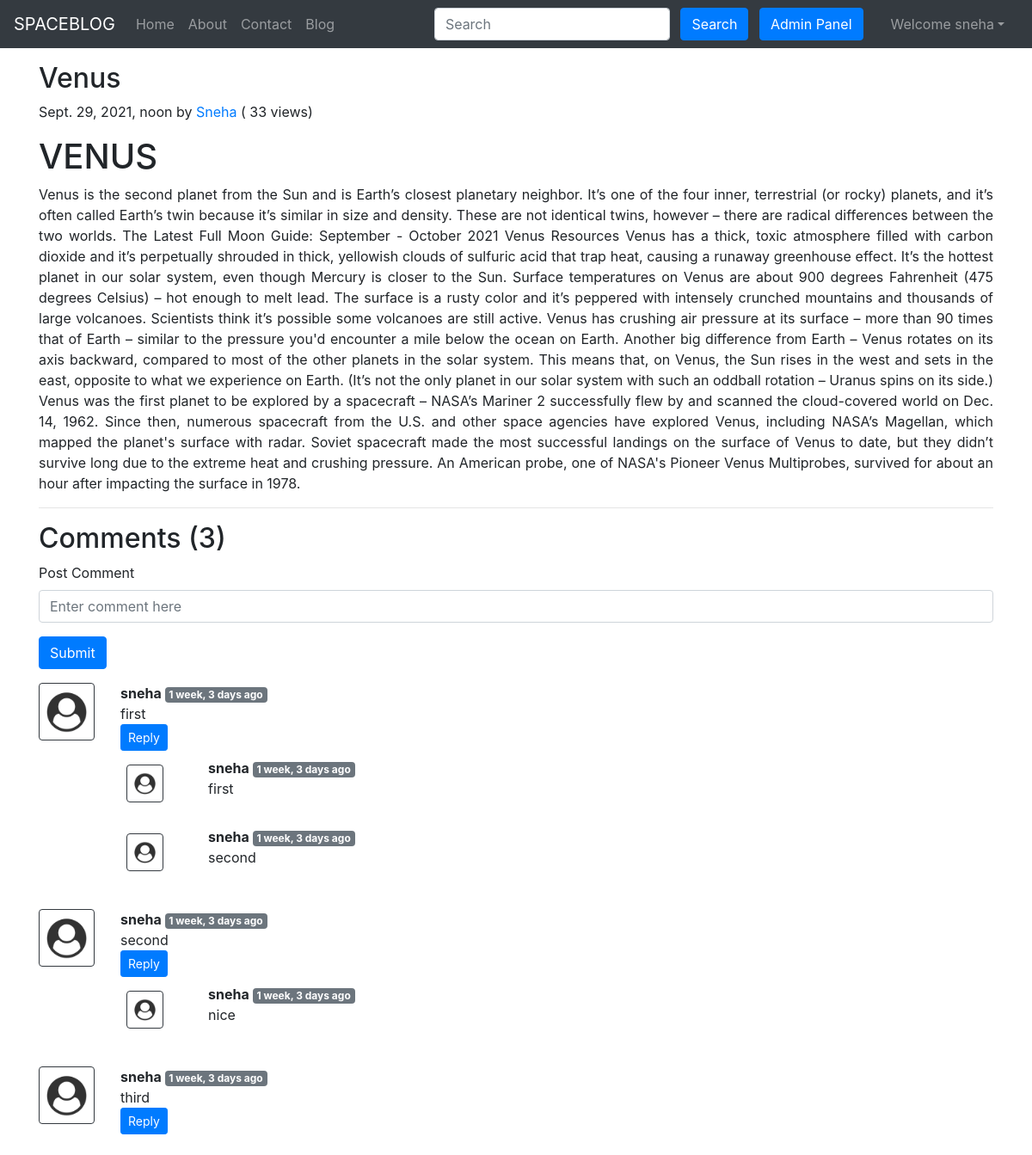
The app's page /blog/dsnnvkj (signed in) with its own data.
### blog/models.py (models this page shows, shortened)
class Post(models.Model):
    sno=models.AutoField(primary_key=True)
    title=models.CharField(max_length=255)
    author=models.CharField(max_length=14)
    slug=models.CharField(max_length=130)
    views= models.IntegerField(default=0)
    timeStamp=models.DateTimeField(blank=True)
    thumbnail = models.ImageField(upload_to='static/images', default="")
    content=models.TextField()
    material=models.TextField(default="")

class BlogComment(models.Model):
    sno= models.AutoField(primary_key=True)
    comment=models.TextField()
    user=models.ForeignKey(User, on_delete=models.CASCADE)
    post=models.ForeignKey(Post, on_delete=models.CASCADE)
    parent=models.ForeignKey('self',on_delete=models.CASCADE, null=True )
    timestamp= models.DateTimeField(default=now)

### blog/views.py (the view)
# urls.py: path('<str:slug>', views.blogPost, name="blogPost"),
def blogPost(request, slug):
    post=Post.objects.filter(slug=slug).first()
    post.views= post.views +1
    post.save()
    comments= BlogComment.objects.filter(post=post, parent=None)
    replies= BlogComment.objects.filter(post=post).exclude(parent=None)
    replyDict={}
    for reply in replies:
        if reply.parent.sno not in replyDict.keys():
            replyDict[reply.parent.sno]=[reply]
        else:
            replyDict[reply.parent.sno].append(reply)
    context={'post':post, 'comments': comments, 'user': request.user, 'replyDict': replyDict}
    return render(request, "blog/blogPost.html", context)

### blog/templatetags/extras.py (called while the page is built)
@register.filter(name='get_val')
def get_val(dict, key):
    return dict.get(key)

### templates/blog/blogPost.html (shortened to what this page needs)
{% extends 'base.html' %}
    {% load static %}
{% block body %}
{% load humanize %}
{% load extras %}
<div class="container my-3">
    <h2 class="blog-post-title">{{post.title}}</h2>
    <p class="blog-post-meta">{{post.timeStamp}} by <a href="/about">{{post.author}}</a> (<span > {{post.views}} views</span>)</p>
    <p>{{post.content|safe}}</p>
    <hr>
</div>
<div class="container">
    <h2> Comments ({{comments.count}}) </h2>
    <div class="my-2">
        {% if user.is_authenticated %}
        <form action="/blog/postComment" method="post">
            <div class="form-group">
                <label for="exampleInputEmail1">Post Comment </label>
                <input type="text" class="form-control" name="comment" placeholder="Enter comment here">
            </div>
            <button type="submit" class="btn btn-primary">Submit</button>
        </form>
        {% else %}
        Please login to post a comment
        {% endif %}
    </div>
    {% for comment in comments %}
    <div class="row my-3">
        <div class="col-md-1  ">
            <img class="rounded mx-auto d-block w-100 border border-dark p-2" src="/static/img/user.png" alt="user">
        </div>
        <div class="col-md-11 ">
            <b> {{comment.user.username}} </b> <span class="badge badge-secondary ">{{comment.timestamp| naturaltime}}</span>
            <div>{{comment.comment}}</div>
            <div class="reply mx-0">
                {% if user.is_authenticated %}
                <button class="btn btn-sm btn-primary" type="button" data-toggle="collapse" data-target="#replyBox{{comment.sno}}" aria-expanded="false" aria-controls="replyBox{{comment.sno}}">
                    Reply
                </button>
                {% else %}
                <button class="btn btn-sm btn-primary" type="button" data-toggle="collapse" data-target="#replyBox{{comment.sno}}" aria-expanded="false" aria-controls="replyBox{{comment.sno}}">
                    Login to reply
                </button>
                {% endif %}
                <div class="replies my-2 ">
                    {% for reply in replyDict|get_val:comment.sno %}
                    <div class="row my-2">
                        <div class="col-md-1 ">
                            <img class="rounded mx-auto d-block w-75 my-2 border border-dark p-2" src="/static/img/user.png" alt="user">
                        </div>
                        <div class="col-md-11">
                            <div class="col-md-11 ">
                                <b> {{reply.user.username}} </b> <span class="badge badge-secondary ">{{reply.timestamp| naturaltime}}</span>
                                <div>{{reply.comment}}</div>
                            </div>
                            <br>
                        </div>
                    </div>
                    {% endfor %}
                </div>
            </div>
        </div>
    </div>
    {% endfor %}
</div>
{% endblock %}

### templates/base.html (shortened to what this page needs)
<!doctype html>
<html lang="en">
  <head>
    <link rel="stylesheet" href="https://stackpath.bootstrapcdn.com/bootstrap/4.5.2/css/bootstrap.min.css">
  </head>
  <body>
    <nav class="navbar navbar-expand-lg navbar-dark bg-dark">
        <a class="navbar-brand" href="/">SPACEBLOG</a>
        <div class="collapse navbar-collapse" id="navbarSupportedContent">
          <ul class="navbar-nav mr-auto">
            <li class="nav-item {% block homeactive %}  {% endblock homeactive %}">
              <a class="nav-link" href="/">Home <span class="sr-only">(current)</span></a>
            </li>
            <li class="nav-item {% block aboutactive %}  {% endblock aboutactive %}" >
              <a class="nav-link" href="/about">About</a>
            </li>
            <li class="nav-item {% block contactactive %}  {% endblock contactactive %} ">
              <a class="nav-link" href="/contact">Contact</a>
            </li>
            <li class="nav-item {% block blogactive %}  {% endblock blogactive %} ">
              <a class="nav-link" href="/blog">Blog</a>
            </li>
          </ul>
          <div class="ml-auto form-inline ">
          <form method="get" action="/search"class="my-2 my-lg-0 mx-3">
            <input class="form-control mr-sm-2" type="search" placeholder="Search" aria-label="Search" name="query" id="query">
            <button class="btn btn-primary my-2 my-sm-0 " type="submit">Search</button>
            <a href="/admin" role="button" target="_blank" class="btn btn-primary m-2 my-sm-0"> Admin Panel </a>
          </form>
{% if user.is_authenticated %}
<ul class="navbar-nav mr-2">
<li class="nav-item dropdown">
<a class="nav-link dropdown-toggle" href='#' id="navbarDropdown" role="button" data-toggle="dropdown"> Welcome {{request.user}}</a>
      </li>
      </ul>
      </div>
{% endif %}
        </div>
      </nav>
      {% block body %}  {% endblock body %}
  </body>
</html>

### records on screen
Post: title "Venus", timeStamp "Sept. 29, 2021, noon", author "Sneha", views "33", content "VENUS Venus is the second planet from the Sun and is Earth’s closest planetary neighbor. It’s one of the four inner, terrestrial (or rocky) planets, and it’s often called Earth’s twin because it’s similar in size and density. These are not identical twins, however – there are radical differences between the two worlds. The Latest Full Moon Guide: September - October 2021 Venus Resources Venus has a thick, toxic atmosphere filled with carbon dioxide and it’s perpetually shrouded in thick, yellowish clouds of sulfuric acid that trap heat, causing a runaway greenhouse effect. It’s the hottest planet in our solar system, even though Mercury is closer to the Sun. Surface temperatures on Venus…"
BlogComment: user.username "sneha", timestamp "1 week, 3 days ago", comment "first"
BlogComment: user.username "sneha", timestamp "1 week, 3 days ago", comment "first"
BlogComment: user.username "sneha", timestamp "1 week, 3 days ago", comment "second"
BlogComment: user.username "sneha", timestamp "1 week, 3 days ago", comment "second"
BlogComment: user.username "sneha", timestamp "1 week, 3 days ago", comment "nice"
BlogComment: user.username "sneha", timestamp "1 week, 3 days ago", comment "third"

### other values on screen
{{ request.user }} "sneha"
{{ comments.count }} "3"
